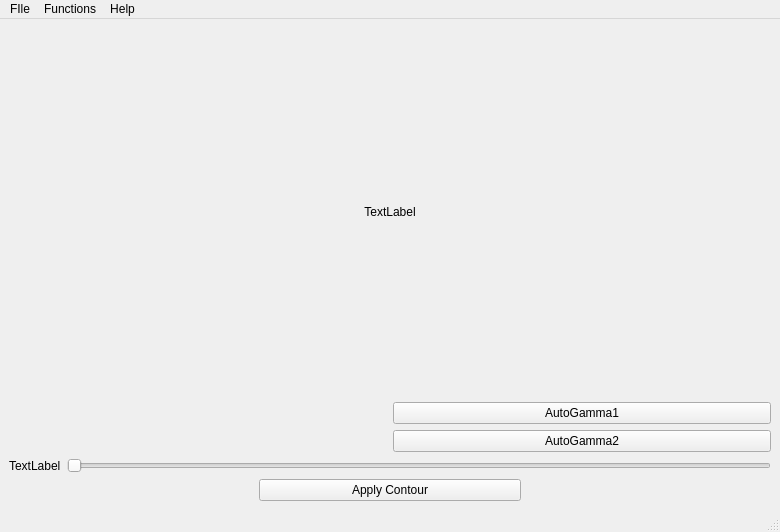
<?xml version="1.0" encoding="UTF-8"?>
<ui version="4.0">
 <class>MainWindow</class>
 <widget class="QMainWindow" name="MainWindow">
  <property name="geometry">
   <rect>
    <x>0</x>
    <y>0</y>
    <width>780</width>
    <height>532</height>
   </rect>
  </property>
  <property name="windowTitle">
   <string>Area Calculator</string>
  </property>
  <widget class="QWidget" name="centralwidget">
   <layout class="QVBoxLayout" name="verticalLayout_2">
    <item>
     <layout class="QVBoxLayout" name="verticalLayout">
      <item>
       <widget class="QLabel" name="pixmap_label">
        <property name="text">
         <string>TextLabel</string>
        </property>
        <property name="alignment">
         <set>Qt::AlignmentFlag::AlignCenter</set>
        </property>
       </widget>
      </item>
      <item>
       <layout class="QHBoxLayout" name="horizontalLayout_2">
        <item>
         <widget class="QLabel" name="label_2">
          <property name="text">
           <string/>
          </property>
          <property name="alignment">
           <set>Qt::AlignmentFlag::AlignCenter</set>
          </property>
         </widget>
        </item>
        <item>
         <widget class="QPushButton" name="pushButton">
          <property name="text">
           <string>AutoGamma1</string>
          </property>
          <property name="checkable">
           <bool>true</bool>
          </property>
         </widget>
        </item>
       </layout>
      </item>
      <item>
       <layout class="QHBoxLayout" name="horizontalLayout_4">
        <item>
         <widget class="QLabel" name="label_3">
          <property name="text">
           <string/>
          </property>
          <property name="alignment">
           <set>Qt::AlignmentFlag::AlignCenter</set>
          </property>
         </widget>
        </item>
        <item>
         <widget class="QPushButton" name="pushButton_2">
          <property name="text">
           <string>AutoGamma2</string>
          </property>
          <property name="checkable">
           <bool>true</bool>
          </property>
         </widget>
        </item>
       </layout>
      </item>
      <item>
       <layout class="QHBoxLayout" name="horizontalLayout_5">
        <item>
         <widget class="QLabel" name="gamma_label">
          <property name="text">
           <string>TextLabel</string>
          </property>
         </widget>
        </item>
        <item>
         <widget class="QSlider" name="gamma_slider">
          <property name="orientation">
           <enum>Qt::Orientation::Horizontal</enum>
          </property>
         </widget>
        </item>
       </layout>
      </item>
      <item>
       <layout class="QHBoxLayout" name="horizontalLayout_3">
        <property name="leftMargin">
         <number>250</number>
        </property>
        <property name="rightMargin">
         <number>250</number>
        </property>
        <item>
         <widget class="QPushButton" name="apply_countour_button">
          <property name="text">
           <string>Apply Contour</string>
          </property>
          <property name="checkable">
           <bool>true</bool>
          </property>
          <property name="checked">
           <bool>false</bool>
          </property>
         </widget>
        </item>
       </layout>
      </item>
     </layout>
    </item>
   </layout>
  </widget>
  <widget class="QMenuBar" name="menubar">
   <property name="geometry">
    <rect>
     <x>0</x>
     <y>0</y>
     <width>780</width>
     <height>33</height>
    </rect>
   </property>
   <widget class="QMenu" name="menuFunctions">
    <property name="title">
     <string>Functions</string>
    </property>
    <addaction name="actionCalculate_the_area"/>
    <addaction name="separator"/>
    <addaction name="actionAuto_Gamma_by_area"/>
    <addaction name="actionProcess_Image_Array"/>
   </widget>
   <widget class="QMenu" name="menuFIle">
    <property name="title">
     <string>FIle</string>
    </property>
    <addaction name="actionOpen"/>
    <addaction name="actionOpen_Calibration_Image"/>
    <addaction name="actionConnect_Camera"/>
    <addaction name="separator"/>
    <addaction name="actionConnect_cti_file"/>
   </widget>
   <widget class="QMenu" name="menuHelp">
    <property name="title">
     <string>Help</string>
    </property>
    <addaction name="actionAbout"/>
   </widget>
   <addaction name="menuFIle"/>
   <addaction name="menuFunctions"/>
   <addaction name="menuHelp"/>
  </widget>
  <widget class="QStatusBar" name="statusbar"/>
  <action name="actionCalculate_the_area">
   <property name="text">
    <string>Calculate the area</string>
   </property>
  </action>
  <action name="actionOpen">
   <property name="text">
    <string>Open</string>
   </property>
  </action>
  <action name="actionOpen_Calibration_Image">
   <property name="text">
    <string>Open Calibration Image</string>
   </property>
  </action>
  <action name="actionAuto_Gamma_by_area">
   <property name="text">
    <string>Auto Gamma by area</string>
   </property>
  </action>
  <action name="actionConnect_Camera">
   <property name="text">
    <string>Connect Basic Camera</string>
   </property>
  </action>
  <action name="actionConnect_cti_file">
   <property name="text">
    <string>Connect .cti file</string>
   </property>
  </action>
  <action name="actionProcess_Image_Array">
   <property name="text">
    <string>Process Image Array</string>
   </property>
  </action>
  <action name="actionAbout">
   <property name="text">
    <string>About</string>
   </property>
  </action>
 </widget>
 <resources/>
 <connections/>
</ui>
